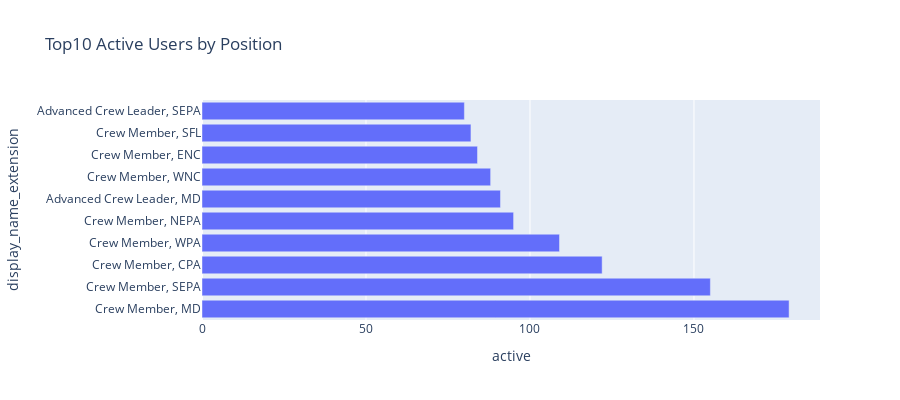

Notebook source saved alongside this figure:
### Code cell
# Active Users by Position
# Active users
df_users_active = df_users[df_users['state'] == 'active']

# Group by display_name_extension
print(f"The number of unique positions names is {df_users_active['display_name_extension'].nunique()}")
position_size = df_users_active.groupby('display_name_extension')['state'].value_counts().unstack().fillna(0).sort_values('active', ascending=False).head(10)
#print(position_size.sample(10))

# Plotting
fig = px.bar(position_size,              
             x='active',            
             title='Top10 Active Users by Position',
             height=400
             )

# Update layout
fig.update_layout(barmode='stack')

fig.show()

### Figure 1 — Plotly figure (JSON) as saved in the notebook; plotly's stock layout.template omitted (floating-point values rounded to 4 significant figures)
{"data": [{"alignmentgroup": "True", "hovertemplate": "active=%{x}<br>display_name_extension=%{y}<extra></extra>", "legendgroup": "", "marker": {"color": "#636efa", "pattern": {"shape": ""}}, "name": "", "offsetgroup": "", "orientation": "h", "showlegend": false, "textposition": "auto", "type": "bar", "x": [179, 155, 122, 109, 95, 91, 88, 84, 82, 80], "xaxis": "x", "y": ["Crew Member, MD", "Crew Member, SEPA", "Crew Member, CPA", "Crew Member, WPA", "Crew Member, NEPA", "Advanced Crew Leader, MD", "Crew Member, WNC", "Crew Member, ENC", "Crew Member, SFL", "Advanced Crew Leader, SEPA"], "yaxis": "y"}], "layout": {"barmode": "stack", "height": 400, "legend": {"tracegroupgap": 0}, "title": {"text": "Top10 Active Users by Position"}, "xaxis": {"anchor": "y", "domain": [0, 1], "title": {"text": "active"}}, "yaxis": {"anchor": "x", "domain": [0, 1], "title": {"text": "display_name_extension"}}}}
